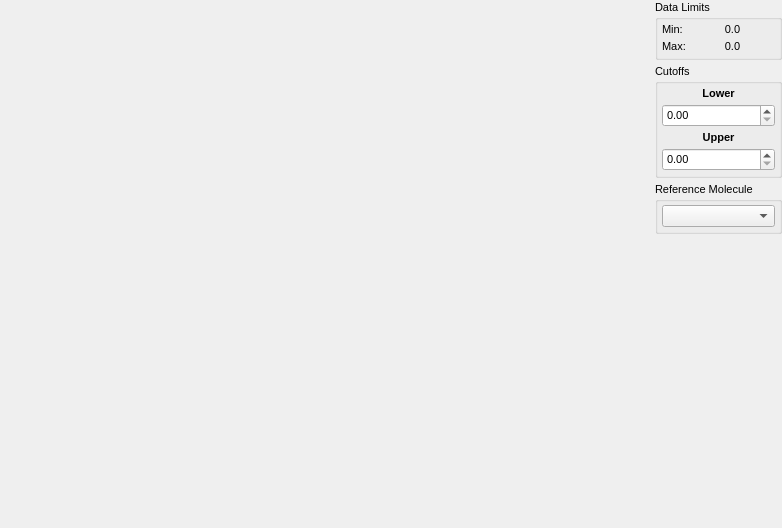
<?xml version="1.0" encoding="UTF-8"?>
<ui version="4.0">
 <class>SDFModuleWidget</class>
 <widget class="QWidget" name="SDFModuleWidget">
  <property name="geometry">
   <rect>
    <x>0</x>
    <y>0</y>
    <width>782</width>
    <height>528</height>
   </rect>
  </property>
  <property name="sizePolicy">
   <sizepolicy hsizetype="Expanding" vsizetype="Expanding">
    <horstretch>0</horstretch>
    <verstretch>0</verstretch>
   </sizepolicy>
  </property>
  <property name="font">
   <font>
    <pointsize>8</pointsize>
   </font>
  </property>
  <property name="windowTitle">
   <string>SDF Controls</string>
  </property>
  <layout class="QHBoxLayout" name="horizontalLayout">
   <property name="spacing">
    <number>4</number>
   </property>
   <property name="leftMargin">
    <number>0</number>
   </property>
   <property name="topMargin">
    <number>0</number>
   </property>
   <property name="rightMargin">
    <number>0</number>
   </property>
   <property name="bottomMargin">
    <number>0</number>
   </property>
   <item>
    <widget class="DataWidget" name="SDFPlotWidget" native="true">
     <property name="sizePolicy">
      <sizepolicy hsizetype="Expanding" vsizetype="Expanding">
       <horstretch>1</horstretch>
       <verstretch>0</verstretch>
      </sizepolicy>
     </property>
    </widget>
   </item>
   <item>
    <layout class="QVBoxLayout" name="verticalLayout_2">
     <property name="spacing">
      <number>4</number>
     </property>
     <item>
      <widget class="QGroupBox" name="DataLimitsGroup">
       <property name="sizePolicy">
        <sizepolicy hsizetype="Minimum" vsizetype="Preferred">
         <horstretch>0</horstretch>
         <verstretch>0</verstretch>
        </sizepolicy>
       </property>
       <property name="title">
        <string>Data Limits</string>
       </property>
       <layout class="QFormLayout" name="formLayout">
        <property name="horizontalSpacing">
         <number>4</number>
        </property>
        <property name="verticalSpacing">
         <number>4</number>
        </property>
        <property name="leftMargin">
         <number>4</number>
        </property>
        <property name="topMargin">
         <number>4</number>
        </property>
        <property name="rightMargin">
         <number>4</number>
        </property>
        <property name="bottomMargin">
         <number>4</number>
        </property>
        <item row="0" column="0">
         <widget class="QLabel" name="DataMinTextLabel">
          <property name="text">
           <string>Min:</string>
          </property>
         </widget>
        </item>
        <item row="0" column="1">
         <widget class="QLabel" name="DataMinValueLabel">
          <property name="sizePolicy">
           <sizepolicy hsizetype="Expanding" vsizetype="Preferred">
            <horstretch>0</horstretch>
            <verstretch>0</verstretch>
           </sizepolicy>
          </property>
          <property name="text">
           <string>0.0</string>
          </property>
          <property name="alignment">
           <set>Qt::AlignCenter</set>
          </property>
         </widget>
        </item>
        <item row="1" column="0">
         <widget class="QLabel" name="DataMaxTextLabel">
          <property name="text">
           <string>Max:</string>
          </property>
         </widget>
        </item>
        <item row="1" column="1">
         <widget class="QLabel" name="DataMaxValueLabel">
          <property name="sizePolicy">
           <sizepolicy hsizetype="Expanding" vsizetype="Preferred">
            <horstretch>0</horstretch>
            <verstretch>0</verstretch>
           </sizepolicy>
          </property>
          <property name="text">
           <string>0.0</string>
          </property>
          <property name="alignment">
           <set>Qt::AlignCenter</set>
          </property>
         </widget>
        </item>
       </layout>
      </widget>
     </item>
     <item>
      <widget class="QGroupBox" name="CutoffGroup">
       <property name="sizePolicy">
        <sizepolicy hsizetype="Minimum" vsizetype="Preferred">
         <horstretch>0</horstretch>
         <verstretch>0</verstretch>
        </sizepolicy>
       </property>
       <property name="title">
        <string>Cutoffs</string>
       </property>
       <layout class="QVBoxLayout" name="verticalLayout">
        <property name="spacing">
         <number>4</number>
        </property>
        <property name="leftMargin">
         <number>4</number>
        </property>
        <property name="topMargin">
         <number>4</number>
        </property>
        <property name="rightMargin">
         <number>4</number>
        </property>
        <property name="bottomMargin">
         <number>4</number>
        </property>
        <item>
         <widget class="QLabel" name="LowerCutoffLabel">
          <property name="font">
           <font>
            <weight>75</weight>
            <bold>true</bold>
           </font>
          </property>
          <property name="text">
           <string>Lower</string>
          </property>
          <property name="alignment">
           <set>Qt::AlignCenter</set>
          </property>
         </widget>
        </item>
        <item>
         <widget class="ExponentialSpin" name="LowerCutoffSpin"/>
        </item>
        <item>
         <widget class="QLabel" name="UpperCutoffLabel">
          <property name="font">
           <font>
            <weight>75</weight>
            <bold>true</bold>
           </font>
          </property>
          <property name="text">
           <string>Upper</string>
          </property>
          <property name="alignment">
           <set>Qt::AlignCenter</set>
          </property>
         </widget>
        </item>
        <item>
         <widget class="ExponentialSpin" name="UpperCutoffSpin"/>
        </item>
       </layout>
      </widget>
     </item>
     <item>
      <widget class="QGroupBox" name="ReferenceMoleculeGroup">
       <property name="title">
        <string>Reference Molecule</string>
       </property>
       <layout class="QVBoxLayout" name="verticalLayout_3">
        <property name="spacing">
         <number>4</number>
        </property>
        <property name="leftMargin">
         <number>4</number>
        </property>
        <property name="topMargin">
         <number>4</number>
        </property>
        <property name="rightMargin">
         <number>4</number>
        </property>
        <property name="bottomMargin">
         <number>4</number>
        </property>
        <item>
         <widget class="QComboBox" name="ReferenceMoleculeCombo"/>
        </item>
       </layout>
      </widget>
     </item>
     <item>
      <spacer name="verticalSpacer">
       <property name="orientation">
        <enum>Qt::Vertical</enum>
       </property>
       <property name="sizeHint" stdset="0">
        <size>
         <width>20</width>
         <height>40</height>
        </size>
       </property>
      </spacer>
     </item>
    </layout>
   </item>
  </layout>
 </widget>
 <customwidgets>
  <customwidget>
   <class>DataWidget</class>
   <extends>QWidget</extends>
   <header>gui/datawidget.h</header>
   <container>1</container>
  </customwidget>
  <customwidget>
   <class>ExponentialSpin</class>
   <extends>QDoubleSpinBox</extends>
   <header>gui/widgets/exponentialspin.hui</header>
  </customwidget>
 </customwidgets>
 <resources/>
 <connections/>
</ui>
